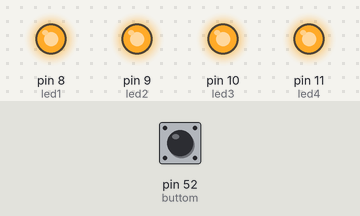
A sketch run on a simulated Arduino Mega 2560, built with avr-gcc and run on an emulated ATmega2560. On the bench: output pins drawn as LEDs (lit = HIGH). The test bench sets the inputs (shaded band); at power-on: pin 52 (buttom) LOW.

Above: at 1.2 s.
1.3 s: pin 52 (buttom) pulled HIGH for 1 s
At 1.66 s:
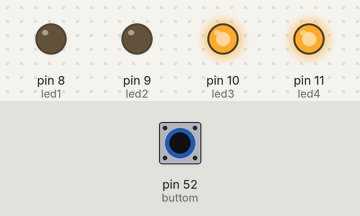
At 2.4 s:
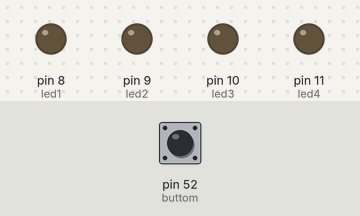
4.3 s: pin 52 (buttom) pulled HIGH for 3.2 s
At 4.61 s:
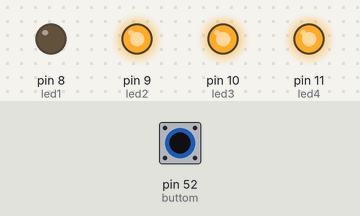
Timing chart, 0 to 9.5 s (numbered marks = the images above; inputs shaded):
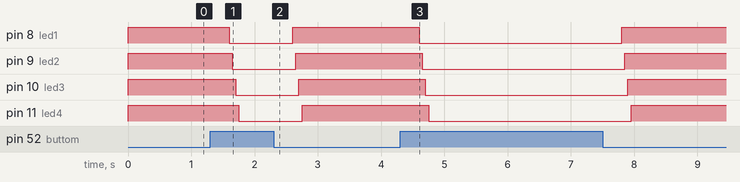

Measured:
- after the input at 1.3 s, pin 8 (led1): HIGH → LOW after 0.30 s, → HIGH 1.0 s later; pin 9 (led2): HIGH → LOW after 0.35 s, → HIGH 1.0 s later; pin 10 (led3): HIGH → LOW after 0.40 s, → HIGH 1.0 s later; pin 11 (led4): HIGH → LOW after 0.45 s, → HIGH 1.0 s later
- after the input at 4.3 s, pin 8 (led1): HIGH → LOW after 0.30 s, → HIGH 3.2 s later; pin 9 (led2): HIGH → LOW after 0.35 s, → HIGH 3.2 s later; pin 10 (led3): HIGH → LOW after 0.40 s, → HIGH 3.2 s later; pin 11 (led4): HIGH → LOW after 0.45 s, → HIGH 3.2 s later

The sketch:

trabalho6.ino
```cpp
int buttom = 52;
int buttomState;
int buttomLastState = LOW;
int led1 = 8;
int led2 = 9;
int led3 = 10;
int led4 = 11;
int ledState = HIGH;
unsigned long lastDebounceTime = 0;
unsigned long debounceDelay = 50;

void setup() {
pinMode(buttom, INPUT);
pinMode(led1, OUTPUT);
pinMode(led2, OUTPUT);
pinMode(led3, OUTPUT);
pinMode(led4, OUTPUT);
digitalWrite(led1, ledState);
digitalWrite(led2, ledState);
digitalWrite(led3, ledState);
digitalWrite(led4, ledState);
}

void loop() {
   int reading = digitalRead(buttom);

   if (reading != buttomLastState)
   {
    lastDebounceTime = millis();
   }
   if ((millis() - lastDebounceTime) > debounceDelay)
   {

   if (reading != buttomState)
   {
      buttomState = reading;


    if (buttomState == HIGH);
    {
      ledState = !ledState;
      }
    }
  }
  digitalWrite(led1, ledState);
  delay(50);
  digitalWrite(led2, ledState);
  delay(50);
  digitalWrite(led3, ledState);
  delay(50);
  digitalWrite(led4, ledState);
  delay(50);

  buttomLastState = reading;
 }
```
